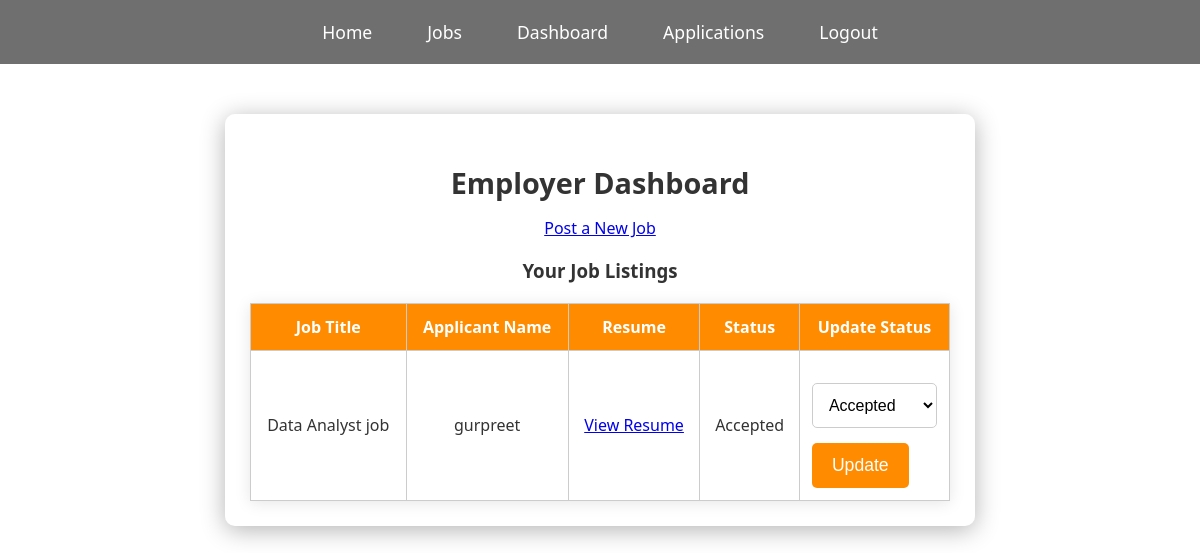
The app's page /dashboard_employer.php (signed in) with its own data.
### tables this page shows
CREATE TABLE `applications` (
  `id` int(11) NOT NULL,
  `job_id` int(11) NOT NULL,
  `job_seeker_id` int(11) NOT NULL,
  `resume` varchar(255) NOT NULL,
  `status` enum('Pending','Reviewed','Accepted','Rejected') DEFAULT 'Pending',
  `applied_at` timestamp NOT NULL DEFAULT current_timestamp()
);

CREATE TABLE `jobs` (
  `id` int(11) NOT NULL,
  `employer_id` int(11) NOT NULL,
  `title` varchar(255) NOT NULL,
  `description` text NOT NULL,
  `category` varchar(100) DEFAULT NULL,
  `location` varchar(255) DEFAULT NULL,
  `salary` varchar(50) DEFAULT NULL,
  `created_at` timestamp NOT NULL DEFAULT current_timestamp()
);

CREATE TABLE `users` (
  `id` int(11) NOT NULL,
  `name` varchar(100) NOT NULL,
  `email` varchar(100) NOT NULL,
  `password` varchar(255) NOT NULL,
  `role` enum('employer','job_seeker') NOT NULL,
  `created_at` timestamp NOT NULL DEFAULT current_timestamp()
);

### includes/employer_jobs.php (the view, shortened to what this page needs)
<?php
include 'db_connect.php';
$employer_id = $_SESSION['user_id'];
$sql = "SELECT applications.id, jobs.title, users.name AS applicant_name, applications.resume, applications.status
        FROM applications
        JOIN jobs ON applications.job_id = jobs.id
        JOIN users ON applications.job_seeker_id = users.id
        WHERE jobs.employer_id = ?";
$stmt = $conn->prepare($sql);
$stmt->bind_param("i", $employer_id);
$stmt->execute();
$result = $stmt->get_result();
if ($result->num_rows > 0) {
    echo "<table border='1'>
            <tr>
                <th>Job Title</th>
                <th>Applicant Name</th>
                <th>Resume</th>
                <th>Status</th>
                <th>Update Status</th>
            </tr>";
    while ($row = $result->fetch_assoc()) {
        echo "<tr>
                <td>" . htmlspecialchars($row['title']) . "</td>
                <td>" . htmlspecialchars($row['applicant_name']) . "</td>
                <td><a href='" . htmlspecialchars($row['resume']) . "' target='_blank'>View Resume</a></td>
                <td>" . htmlspecialchars($row['status']) . "</td>
                <td>
                    <form action='includes/update_application.php' method='POST'>
                        <input type='hidden' name='application_id' value='" . htmlspecialchars($row['id']) . "'>
                        <select name='status'>
                            <option value='Pending' " . ($row['status'] == 'Pending' ? 'selected' : '') . ">Pending</option>
                            <option value='Reviewed' " . ($row['status'] == 'Reviewed' ? 'selected' : '') . ">Reviewed</option>
                            <option value='Accepted' " . ($row['status'] == 'Accepted' ? 'selected' : '') . ">Accepted</option>
                            <option value='Rejected' " . ($row['status'] == 'Rejected' ? 'selected' : '') . ">Rejected</option>
                        </select>
                        <button type='submit'>Update</button>
                    </form>
                </td>
              </tr>";
    }
    echo "</table>";
} else {
    echo "<p>No applications yet.</p>";
}
?>

### css/style.css (style rules this page uses)
body { font-family: 'Segoe UI', Tahoma, Geneva, Verdana, sans-serif; background: url('https://blogs.reading.ac.uk/careers/files/2021/10/Corporate-job.png') no-repeat center center fixed; background-size: cover; margin: 0; padding: 0; text-align: center; transition: background-color 0.3s ease; color: #333; }
form { display: flex; flex-direction: column; gap: 15px; margin-top: 20px; }
input, select, textarea { padding: 12px; width: 100%; border: 1px solid #ccc; border-radius: 5px; font-size: 1em; background-color: rgba(255, 255, 255, 0.5); transition: border-color 0.3s ease, box-shadow 0.3s ease; }
button { background-color: #FF8C00; color: white; border: none; padding: 12px 20px; font-size: 1.1em; cursor: pointer; border-radius: 5px; transition: background-color 0.3s ease; width: auto; align-self: flex-start; }
table { width: 100%; border-collapse: collapse; margin-top: 20px; box-shadow: 0 2px 15px rgba(0, 0, 0, 0.1); background-color: rgba(255, 255, 255, 0.4); border: none; backdrop-filter: blur(5px); }
table, th, td { border: 1px solid #ccc; }
th, td { padding: 12px; text-align: center; font-size: 1em; transition: background-color 0.3s ease; }
th { background-color: #FF8C00; color: white; }
td { background-color: rgba(255, 255, 255, 0.6); }

### records on screen
applications: job.title "Data Analyst job", job_seeker.name "gurpreet", status "Accepted"
